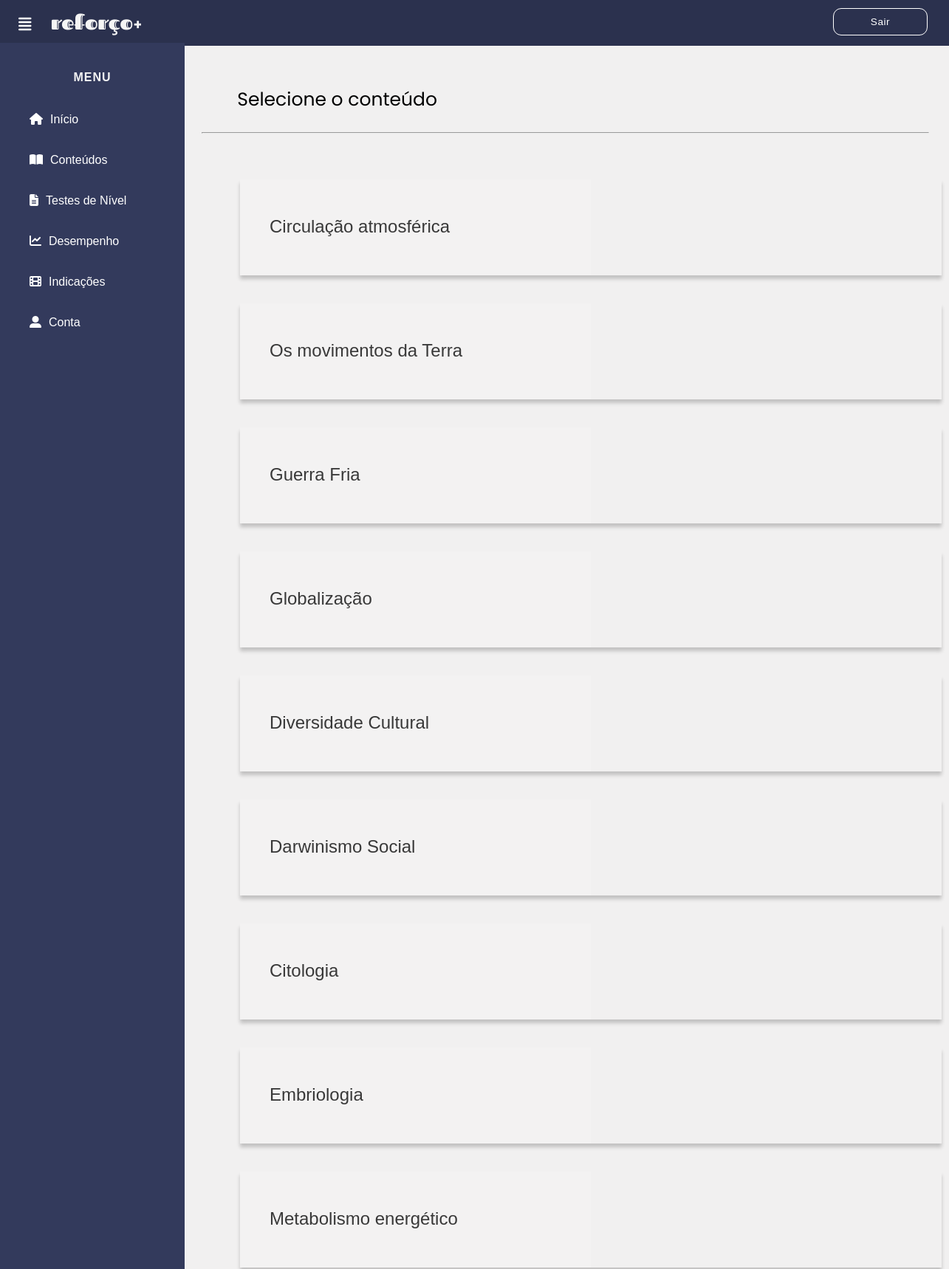
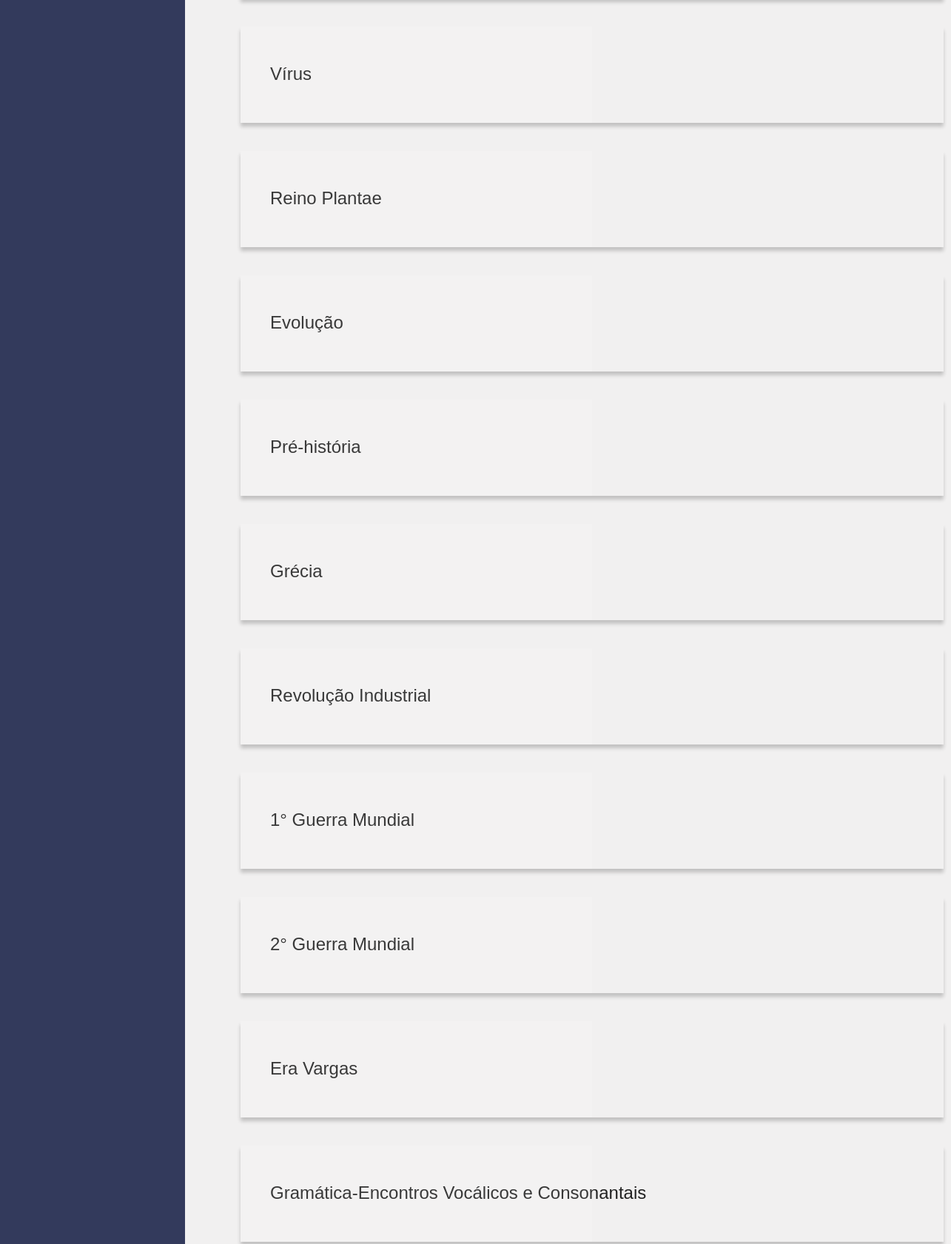
The page /php/lista_testeniveis.php (upper part) on the database its author committed (2 pictures, top to bottom).
### tables this page shows
CREATE TABLE IF NOT EXISTS `conteudos` (
  `ID_cont` int(2) NOT NULL AUTO_INCREMENT,
  `texto` text NOT NULL,
  `cod_mat` int(2) NOT NULL,
  `cod_adm` int(1) NOT NULL,
  `ano` int(1) NOT NULL,
  `assunto` varchar(70) NOT NULL,
  PRIMARY KEY (`ID_cont`),
  KEY `fk_conteudos_administrador` (`cod_adm`),
  KEY `fk_conteudos_materias` (`cod_mat`)
);

### php/lista_testeniveis.php (the view, shortened to what this page needs)
<!DOCTYPE html>
<html lang="pt-br">
<head>
    <link rel="stylesheet" href="../css/inicio.css">
    <link rel="stylesheet" type="text/css" href="../css/blocos.css">
  </head>
  <body>
      <header>
      <a href="../inicio.html"><img style="float:left; margin-left:52px; margin-top: 0px; margin-bottom: 1px; padding-top: 0px; border: 0;" src="../imagens/inicial/logo3.png"> </a>
      <label for="check">
        <i class="fas fa-align-justify" id="menu_btn"></i>
      </label>
      <div class="direita">
        <a href="sair.php" class="sair">Sair</a>
      </div>
      </header>
    <div class="menu">
      <center>
      <h4>MENU</h4>
      </center>
      <a href="../inicio.html"><i class="fas fa-home"></i><span>Início</span></a>
      <a href="conteudos.php"><i class="fas fa-book-open"></i><span>Conteúdos</span></a>
      <a href="testeniveis.php"><i class="fas fa-file-alt"></i><span>Testes de Nível</span></a>
      <a href="desempenho.php"><i class="fas fa-chart-line"></i><span>Desempenho</span></a>
      <a href="indicacoes.php"><i class="fas fa-film"></i><span>Indicações</span></a>
      <a href="conta.php"><i class="fas fa-user-alt"></i><span>Conta</span></a>
    </div>
    <div class="nome">
    <p> Selecione o conteúdo </p>
    <hr style="width: 102%; height: 7%; margin-left: -5%; margin-bottom: -8%;">
  </div>
    <div class="conteudo">
        <?php
            $conn = mysqli_connect('127.0.0.1', 'root', '') or die("Não foi possível a conexão com o Banco");
            $ano = $_GET['ano'];
            $materia = $_GET['materia'];
            $sql = "SELECT * FROM conteudos where cod_mat like '%".$materia."%' and ano like '%".$ano."%'";
            $cod = mysqli_query($conn,$sql);
            $numRegistros = mysqli_num_rows($cod);
            if ($numRegistros != 0) {
              echo "<section class='flexbox'>";
                while ($text = mysqli_fetch_object($cod)) {
                  $assunto=$text->assunto;
                  $assunto=utf8_encode($assunto);
                  $cod_assunto=$text->ID_cont;
                  echo "<a href='teste_especifico.php?assunto=".$cod_assunto."'>
                      <div class='blocos'>
                          <span> </span>
                          <span> </span>
                          <span> </span>
                          <span> </span>
                          $assunto
                      </div>
                    </a><br>";
                }
              echo "</section>";
            }
            else{
                echo "Teste ainda não cadastrado.";
            }
        ?>
 </div>
</body>
</html>

### css/inicio.css (style rules this page uses)
body { margin: 0; padding: 0; font-family: "corpo", sans-serif; background-color:#F1F0F0; }
header { font: arial; letter-spacing: 1px; z-index: 1; position: fixed; background: #2b314e; padding: 16px; width: calc(100% - 0%); top: 0; height: 30px; text-decoration: none; }
.sair { font: 85% arial; letter-spacing: 0.5px; padding: 10px 50px; text-decoration: none; float: right; margin-top: -5px; margin-right: 45px; border-radius: 11px; font-weight: 200; color: #fff; transition: 0.5s; transition-property: background; border: 1px solid #fff; }
.menu { z-index: 1; top: 0; background: #333A5C; margin-top: 4.5%; padding-top: 3%; position: fixed; left: 0; width: 250px; height: calc(100% - 9%); transition: 0.5s; transition-property: left; overflow-y: auto; border: 5px #000; font-weight: normal; }
.menu h4 { color: #f5f5f5; margin-top: 0; margin-bottom: 20px; letter-spacing: 1px; text-decoration: none; }
.menu a { color: #fff; display: block; line-height: 55px; text-decoration: none; padding-left: 40px; box-sizing: border-box; font-weight: normal; }
.menu i { padding-right: 10px; }
label #menu_btn { z-index: 1; color: #fff; position: fixed; cursor: pointer; left: 25px; top: 18px; font-size: 20px; margin: 5px 0; transition: 0.5s; transition-property: color; }
.conteudo { width: (100% - 250px); margin-top: 60px; padding: 20px; margin-left: 250px; height: 100vh; transition: 0.5s; }

### css/blocos.css (style rules this page uses)
.flexbox { display: flex; flex-wrap: wrap; max-width: 3000px; margin: 0 auto; margin-left: 55px; margin-top: 4%; display: inline-block; }
a { text-decoration: none; color: rgb(34, 34, 34); }
.blocos { align-items: center; margin-top: 20px; width: 870px; height: 40px; border-color: #fff; border-width: 10px; position: relative; padding: 40px; padding-top: 50px; font-size: 1.5em; font-family: sans-serif; overflow: hidden; background: rgba(255, 255, 255, 0); box-shadow: 0 5px 5px rgba(0, 0, 0, .2); align-items: left; }
.blocos:before { content: ''; position: absolute; top: 0; left: 0; width: 50%; height: 100%; background: rgba(255, 255, 255, .1) }
.nome { margin-left: 25%; transition: 0.5s; width: (100% - 250px); }
.nome p { color: #000; margin-top: 12%; font-size: 25px; font-family: 'poppins', sans-serif; }
.blocos:after { content: ''; position: absolute; top: 0; left: -100%; width: 100%; height: 100%; background: linear-gradient(90deg, transparent, rgba(255, 255, 255, .4), transparent); transition: 5s; transition-delay: 8s; }

### rows shown on the page
conteudos: assunto "Circulação atmosférica"
conteudos: assunto "Os movimentos da Terra"
conteudos: assunto "Guerra Fria"
conteudos: assunto "Globalização"
conteudos: assunto "Diversidade Cultural"
conteudos: assunto "Darwinismo Social"
conteudos: assunto "Citologia"
conteudos: assunto "Embriologia"
conteudos: assunto "Metabolismo energético"
conteudos: assunto "Vírus"
conteudos: assunto "Reino Plantae"
conteudos: assunto "Evolução"
conteudos: assunto "Pré-história"
conteudos: assunto "Grécia"
conteudos: assunto "Revolução Industrial"
conteudos: assunto "1° Guerra Mundial"
conteudos: assunto "2° Guerra Mundial"
conteudos: assunto "Era Vargas"
conteudos: assunto "Gramática-Encontros Vocálicos e Consonantais"
